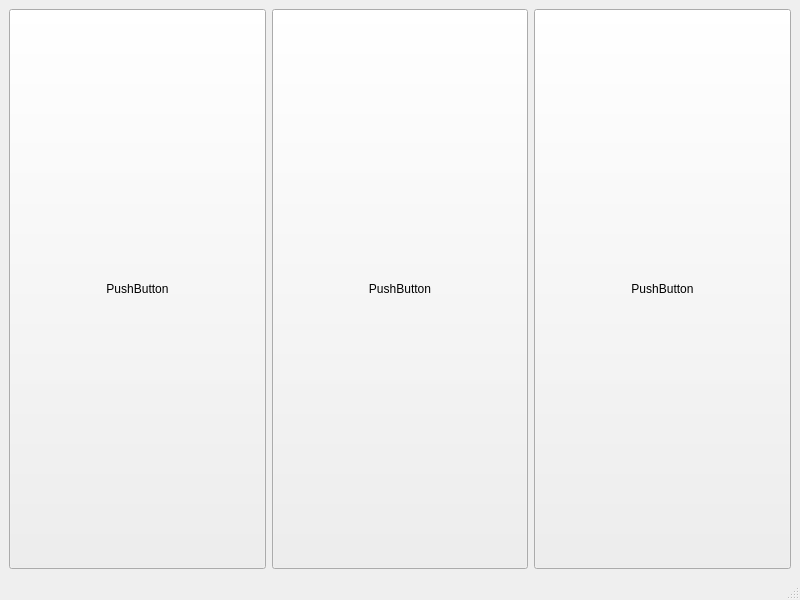
<?xml version="1.0" encoding="UTF-8"?>
<ui version="4.0">
 <class>MainWindow</class>
 <widget class="QMainWindow" name="MainWindow">
  <property name="geometry">
   <rect>
    <x>0</x>
    <y>0</y>
    <width>800</width>
    <height>600</height>
   </rect>
  </property>
  <property name="windowTitle">
   <string>MainWindow</string>
  </property>
  <widget class="QWidget" name="centralwidget">
   <layout class="QHBoxLayout" name="horizontalLayout">
    <item>
     <widget class="QPushButton" name="pushButton_2">
      <property name="sizePolicy">
       <sizepolicy hsizetype="Preferred" vsizetype="Minimum">
        <horstretch>0</horstretch>
        <verstretch>0</verstretch>
       </sizepolicy>
      </property>
      <property name="text">
       <string>PushButton</string>
      </property>
     </widget>
    </item>
    <item>
     <widget class="QPushButton" name="pushButton_3">
      <property name="sizePolicy">
       <sizepolicy hsizetype="Preferred" vsizetype="Minimum">
        <horstretch>0</horstretch>
        <verstretch>0</verstretch>
       </sizepolicy>
      </property>
      <property name="text">
       <string>PushButton</string>
      </property>
     </widget>
    </item>
    <item>
     <widget class="QPushButton" name="pushButton">
      <property name="sizePolicy">
       <sizepolicy hsizetype="Preferred" vsizetype="Minimum">
        <horstretch>0</horstretch>
        <verstretch>0</verstretch>
       </sizepolicy>
      </property>
      <property name="text">
       <string>PushButton</string>
      </property>
     </widget>
    </item>
   </layout>
  </widget>
  <widget class="QMenuBar" name="menubar">
   <property name="geometry">
    <rect>
     <x>0</x>
     <y>0</y>
     <width>800</width>
     <height>22</height>
    </rect>
   </property>
  </widget>
  <widget class="QStatusBar" name="statusbar"/>
 </widget>
 <resources/>
 <connections/>
</ui>
